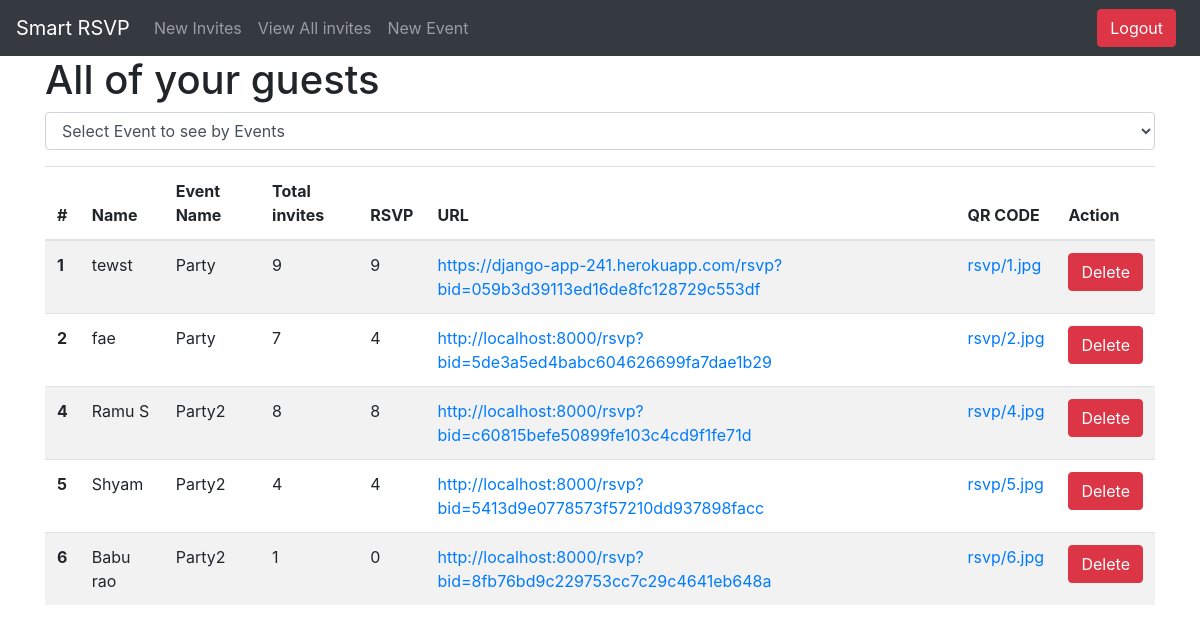
Before: /viewAll (signed in) with the older database file.
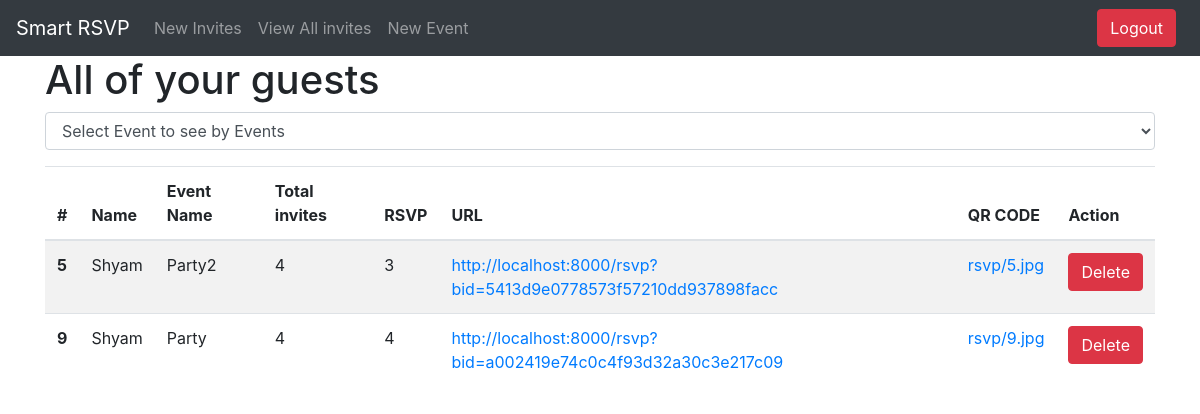
After: the same page with the newer database file.
### rsvp/models.py (models this page shows)
class Booking(models.Model):
    booking_id = models.AutoField(primary_key=True)
    user = models.ForeignKey(settings.AUTH_USER_MODEL, on_delete=models.CASCADE, default=1)
    event = models.ForeignKey(Event, on_delete=models.CASCADE)
    guest_name = models.CharField(max_length=300)
    max_rsvp = models.IntegerField()
    done_rsvp = models.IntegerField()
    digest = models.CharField(max_length=35)
    url = models.CharField(max_length=250)
    qrcode = models.ImageField(upload_to="rsvp", default="")

class Event(models.Model):
    event_id = models.AutoField(primary_key=True)
    event_name = models.CharField(max_length=200)
    event_desc = models.CharField(max_length=500)
    user = models.ForeignKey(settings.AUTH_USER_MODEL, on_delete=models.CASCADE, default=1)

### rsvp/views.py (the view, shortened to what this page needs)
# urls.py: path("viewAll", views.viewAll, name="viewAll"),
def viewAll(request):
    if request.user.is_authenticated:
        user = request.user
        id = request.GET.get('eid')
        all_bookings = Booking.objects.all().filter(user=user)
        events = Event.objects.all().filter(user=user)
        params = { 'all': all_bookings, 'events': events }
        return render(request, 'viewAll.html', params)
    else:
        return redirect('register_login')

### rsvp/templates/viewAll.html (shortened to what this page needs)
{% extends 'base.html' %}
{%block body%}
   <div class="container">
      <h1>All of your guests</h1>
       <div class="form-group">
            <select class="form-control" id="select" name="event_id" onchange="selectListener();">
                <option value="all">Select Event to see by Events</option>
            </select>
       </div>
       <table class="table table-striped">
          <thead>
            <tr>
              <th scope="col">#</th>
              <th scope="col">Name</th>
              <th scope="col">Event Name</th>
              <th scope="col">Total invites</th>
              <th scope="col">RSVP</th>
              <th scope="col">URL</th>
              <th scope="col">QR CODE</th>
              <th scope="col">Action</th>
            </tr>
          </thead>
          <tbody>
          {% for item in all %}
            <tr>
              <th scope="row">{{ item.booking_id }}</th>
              <td>{{ item.guest_name }}</td>
              <td>{{ item.event.event_name }}</td>
              <td>{{ item.max_rsvp }}</td>
              <td>{{ item.done_rsvp }}</td>
              <td><a href="{{ item.url }}" target="_blank">{{ item.url }}</a></td>
              <td><a href="/media/{{ item.qrcode }}" target="_blank">{{ item.qrcode }}</a> </td>
              <td><a class="btn btn-danger" href="/delete?b_id={{ item.booking_id }}">Delete</a> </td>
            </tr>
          {% endfor %}
          </tbody>
        </table>
</div>
{% endblock %}

### rsvp/templates/base.html (shortened to what this page needs)
<!DOCTYPE html>
<html lang="en">
  <head>
    <link rel="stylesheet" href="https://stackpath.bootstrapcdn.com/bootstrap/4.3.1/css/bootstrap.min.css">
  </head>
  <body>
  <nav class="navbar navbar-expand-lg navbar-dark bg-dark">
  <a class="navbar-brand" href="/">Smart RSVP</a>
  <div class="collapse navbar-collapse" id="navbarNavDropdown">
    <ul class="navbar-nav">
      <li class="nav-item">
        <a class="nav-link" href="/book">New Invites</a>
      </li>
      <li class="nav-item">
        <a class="nav-link" href="/viewAll">View All invites</a>
      </li>
      <li class="nav-item">
        <a class="nav-link" href="/event">New Event</a>
      </li>
    </ul>
      {% if user.is_authenticated %}
      <ul class="navbar-nav ml-auto">
        <li class="nav-item mr-2">
            <a href="/logout" class="btn btn-danger">Logout</a>
        </li>
      </ul>
      {% endif %}
  </div>
</nav>
       {% block body %}
       {% endblock %}
  </body>
</html>

Changed rows visible on the page:
removed Booking: booking_id "1", guest_name "tewst", event.event_name "Party", max_rsvp "9", done_rsvp "9", url "https://django-app-241.herokuapp.com/rsvp?bid=059b3d39113ed16de8fc128729c553df", qrcode "rsvp/1.jpg"
removed Booking: booking_id "2", guest_name "fae", event.event_name "Party", max_rsvp "7", done_rsvp "4", url "http://localhost:8000/rsvp?bid=5de3a5ed4babc604626699fa7dae1b29", qrcode "rsvp/2.jpg"
removed Booking: booking_id "4", guest_name "Ramu S", event.event_name "Party2", max_rsvp "8", done_rsvp "8", url "http://localhost:8000/rsvp?bid=c60815befe50899fe103c4cd9f1fe71d", qrcode "rsvp/4.jpg"
removed Booking: booking_id "6", guest_name "Babu rao", event.event_name "Party2", max_rsvp "1", done_rsvp "0", url "http://localhost:8000/rsvp?bid=8fb76bd9c229753cc7c29c4641eb648a", qrcode "rsvp/6.jpg"
changed Booking "http://localhost:8000/rsvp?bid=5413d9e0778573f57210dd937898facc": done_rsvp "4" → "3"
added Booking: booking_id "9", guest_name "Shyam", event.event_name "Party", max_rsvp "4", done_rsvp "4", url "http://localhost:8000/rsvp?bid=a002419e74c0c4f93d32a30c3e217c09", qrcode "rsvp/9.jpg"
